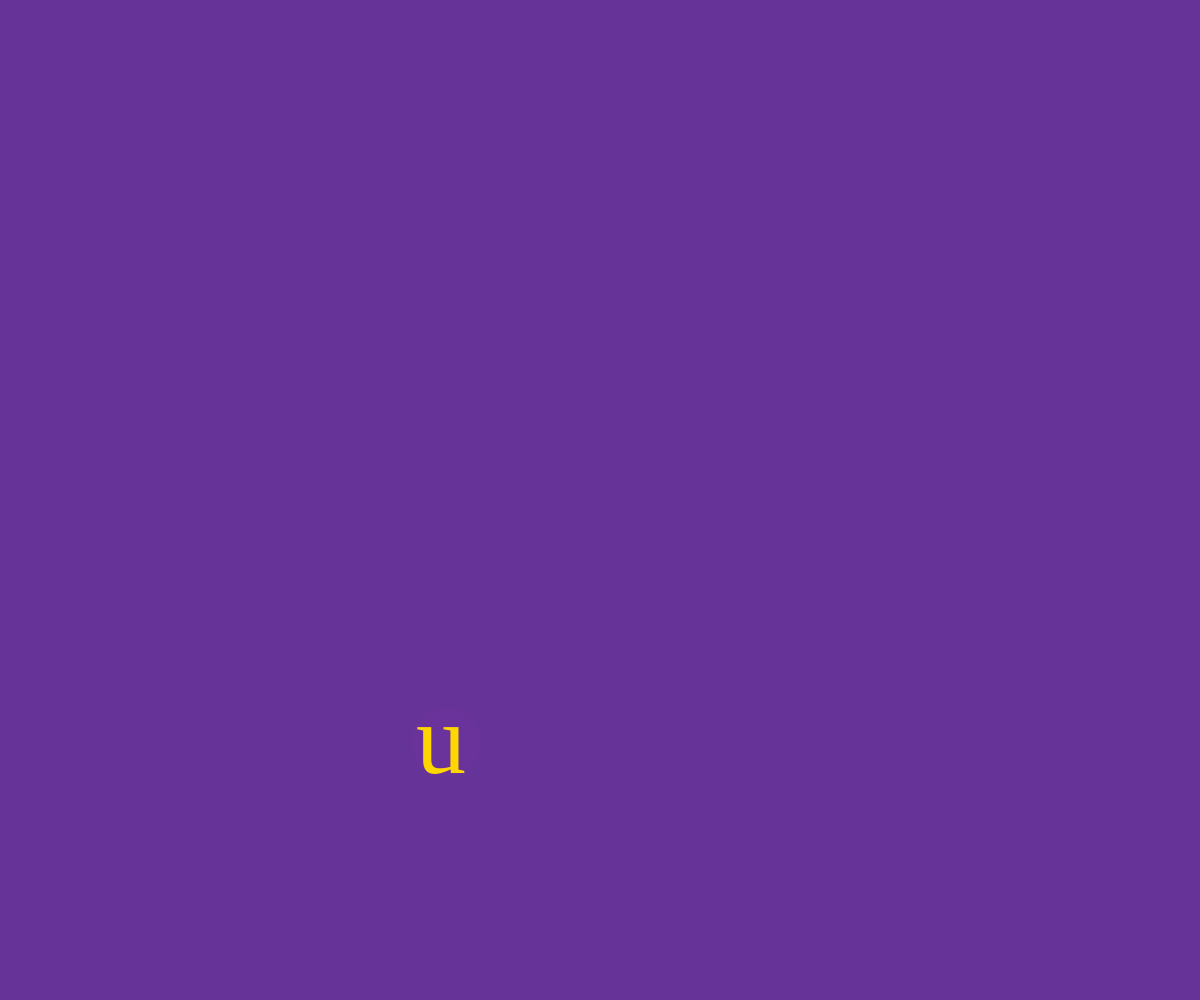
Frame 1 (no input)
Frame 60 (no input): identical to frame 1, image omitted
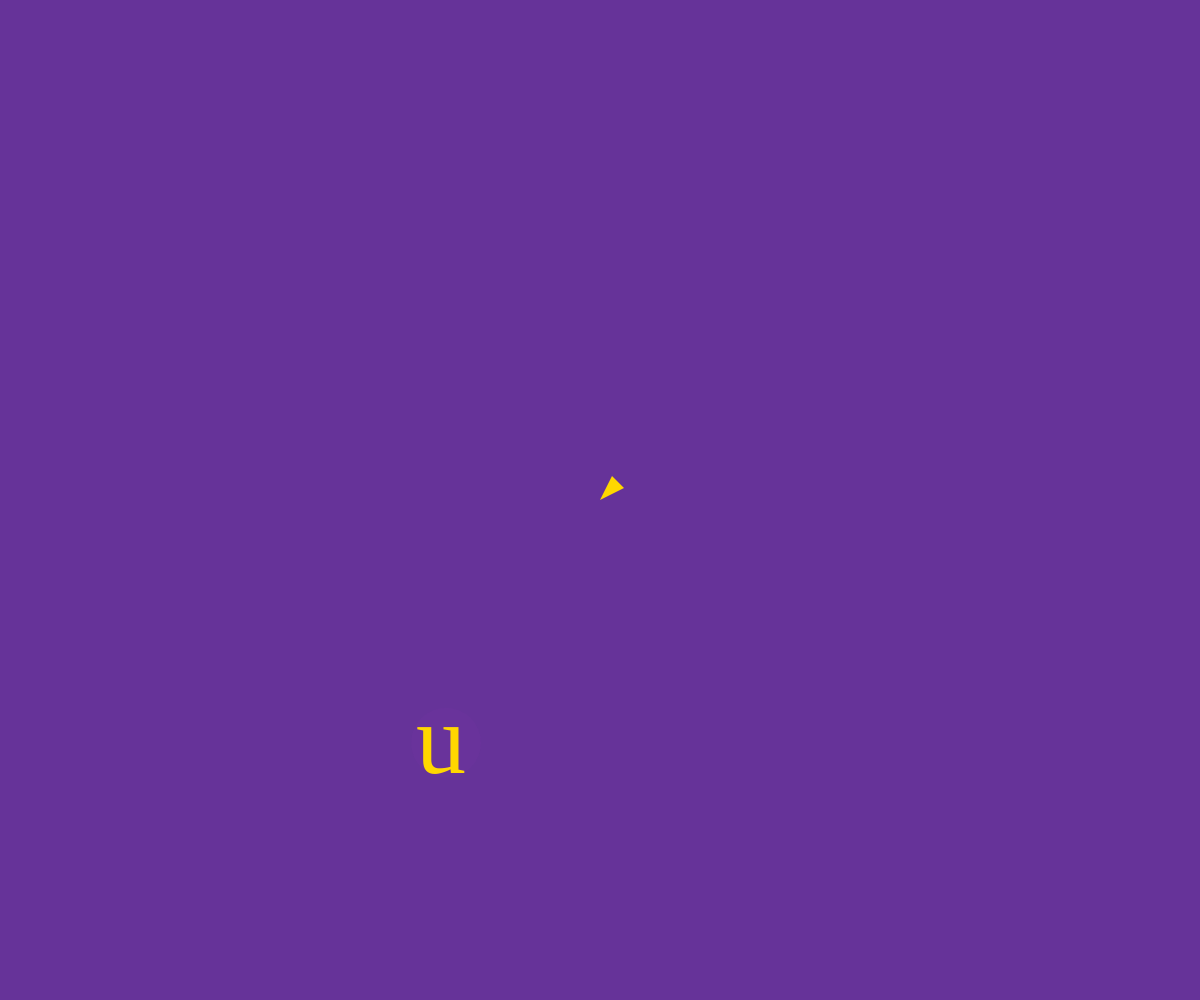
Frame 120 (the mouse pressed at the canvas centre since frame 60)

The p5.js sketch that drew these frames (run headless with seeded random() and noise() and a simulated clock; from frame 60 on, the mouse is pressed at the canvas centre):

// p5.js sketch
// ── sketch.js
var posX;
var posY;

var r;
var g;
var b;

var buttonX;
var buttonY;

var phrase = ("usethekeyboard");
var phrasePosition = 0;

function preload(){
  // put preload code here
}

function setup() {
  createCanvas(windowWidth,windowHeight);
  noCursor();

  r = random(255);
  g = random(255);
  b = random(255);

  randomButton();
}

function draw() {
  background('#663399');
  posX = mouseX;
  posY = mouseY;


  //clickable Area
  noStroke();
  fill(r,g,b, 10);
  ellipse(buttonX,buttonY,70);

  fill('gold');
  textFont('Shrikhand');
  textSize(100);
  text(phrase[phrasePosition],buttonX-30,buttonY+30);

  //weird pointer
  push()
    translate(width,height);
    applyMatrix(-1,0,0,-1,0,0);
    fill('gold');
    triangle(
      posX, posY,
      posX-12, posY+24,
      posX-24, posY+12
    );
  pop();



}

function mousePressed() {
  // Check if mouse is inside the circle
  var d = dist(posX, posY, buttonX, buttonY);

  if (d < 100) {
    newButton();
}
}

function newButton(){
  r = random(255);
  g = random(255);
  b = random(255);
  randomButton();
  phrasePosition++;
  if(phrasePosition >= phrase.length)
    phrasePosition = 0;

}

function randomButton(){
  buttonX = random(100, windowWidth-100);
  buttonY = random(100, windowHeight-100);
}

function keyPressed(){
  if (key === phrase[phrasePosition]){
    newButton();
  }
}
